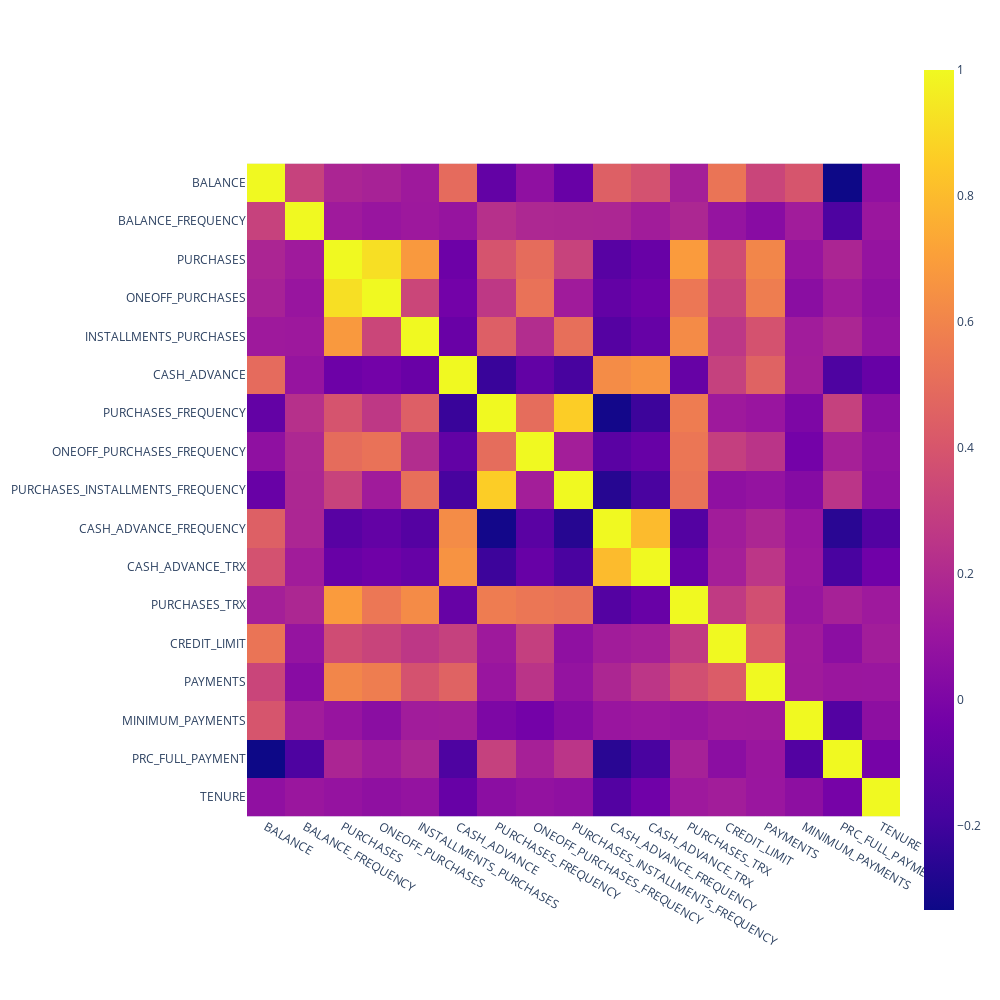

The notebook cell saved with this chart:
### Markdown cell above
## EDA

### Code cell
corr = df.corr()
fig = px.imshow(corr,width=1000, height=1000)
fig.show()

### Figure 1 — Plotly figure (JSON) as saved in the notebook; plotly's stock layout.template omitted (floating-point values rounded to 4 significant figures; data arrays with more than 128 entries replaced by an {"elided": "..."} marker saying what was removed)
{"data": [{"coloraxis": "coloraxis", "hovertemplate": "x: %{x}<br>y: %{y}<br>color: %{z}<extra></extra>", "name": "0", "type": "heatmap", "x": ["BALANCE", "BALANCE_FREQUENCY", "PURCHASES", "ONEOFF_PURCHASES", "INSTALLMENTS_PURCHASES", "CASH_ADVANCE", "PURCHASES_FREQUENCY", "ONEOFF_PURCHASES_FREQUENCY", "PURCHASES_INSTALLMENTS_FREQUENCY", "CASH_ADVANCE_FREQUENCY", "CASH_ADVANCE_TRX", "PURCHASES_TRX", "CREDIT_LIMIT", "PAYMENTS", "MINIMUM_PAYMENTS", "PRC_FULL_PAYMENT", "TENURE"], "xaxis": "x", "y": ["BALANCE", "BALANCE_FREQUENCY", "PURCHASES", "ONEOFF_PURCHASES", "INSTALLMENTS_PURCHASES", "CASH_ADVANCE", "PURCHASES_FREQUENCY", "ONEOFF_PURCHASES_FREQUENCY", "PURCHASES_INSTALLMENTS_FREQUENCY", "CASH_ADVANCE_FREQUENCY", "CASH_ADVANCE_TRX", "PURCHASES_TRX", "CREDIT_LIMIT", "PAYMENTS", "MINIMUM_PAYMENTS", "PRC_FULL_PAYMENT", "TENURE"], "yaxis": "y", "z": {"elided": "17x17 float values"}}], "layout": {"coloraxis": {"colorscale": [[0, "#0d0887"], [0.1111, "#46039f"], [0.2222, "#7201a8"], [0.3333, "#9c179e"], [0.4444, "#bd3786"], [0.5556, "#d8576b"], [0.6667, "#ed7953"], [0.7778, "#fb9f3a"], [0.8889, "#fdca26"], [1, "#f0f921"]]}, "height": 1000, "margin": {"t": 60}, "width": 1000, "xaxis": {"anchor": "y", "constrain": "domain", "domain": [0, 1], "scaleanchor": "y"}, "yaxis": {"anchor": "x", "autorange": "reversed", "constrain": "domain", "domain": [0, 1]}}}
